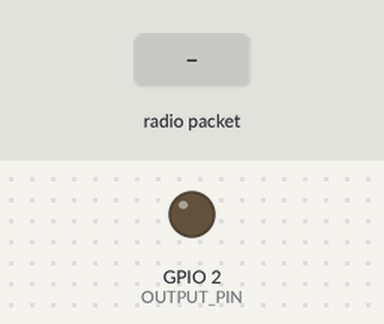
The sketch below on a simulated ESP32. On the bench: output pins drawn as LEDs (lit = HIGH). The inputs (shaded band) are chosen by the test bench. What the sketch prints to the serial monitor is not drawn.

Above: at 1.2 s.
1.3 s: radio packet "1" arrives
At 2.0 s:
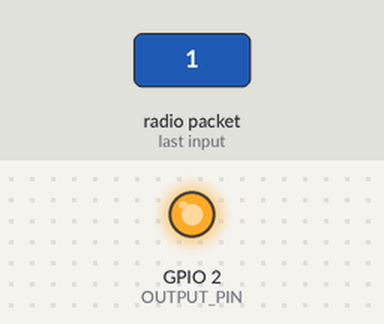
Timing chart, 0 to 4.3 s (numbered marks = the images above; inputs shaded):
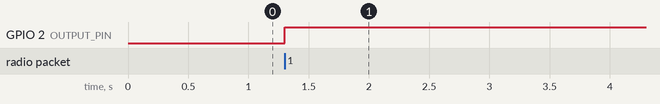

The sketch:

receiverWIFI.ino
```cpp
#include <WiFi.h>
#include <esp_wifi.h>          // <-- ADD THIS
#include <esp_now.h>

/* --------------- user settings ---------------- */
const int OUTPUT_PIN   = 2;     // built-in LED by default
const uint8_t WIFI_CHANNEL = 1;
/* ---------------------------------------------- */

/* NEW-STYLE callback */
void onReceive(const esp_now_recv_info_t* info,
               const uint8_t* data, int len)
{
  if (len == 1) {
    digitalWrite(OUTPUT_PIN, data[0] ? HIGH : LOW);
  }
}

void setup() {
  pinMode(OUTPUT_PIN, OUTPUT);

  Serial.begin(115200);
  WiFi.mode(WIFI_STA);

  /* lock to chosen channel before ESP-NOW init */
  esp_wifi_set_promiscuous(true);
  esp_wifi_set_channel(WIFI_CHANNEL, WIFI_SECOND_CHAN_NONE);
  esp_wifi_set_promiscuous(false);

  if (esp_now_init() != ESP_OK) {
    Serial.println("ESP-NOW init failed");
    while (true) delay(100);
  }
  esp_now_register_recv_cb(onReceive);

  Serial.print("My MAC: "); Serial.println(WiFi.macAddress());
}

void loop() {
  /* nothing -- work is done in onReceive() */
}
```

Measured:
- after the input at 1.3 s, GPIO 2 (OUTPUT_PIN): LOW → HIGH at once
